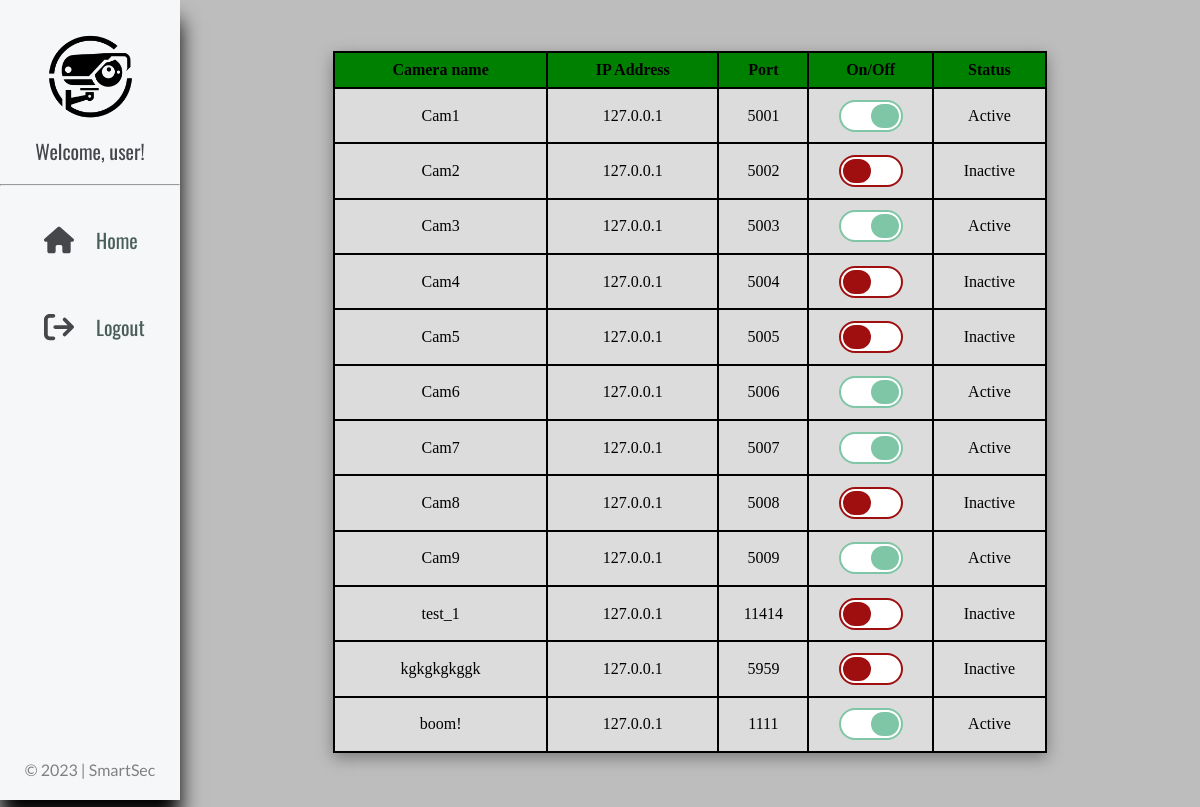
The app's page /detailed_view (signed in), older data.
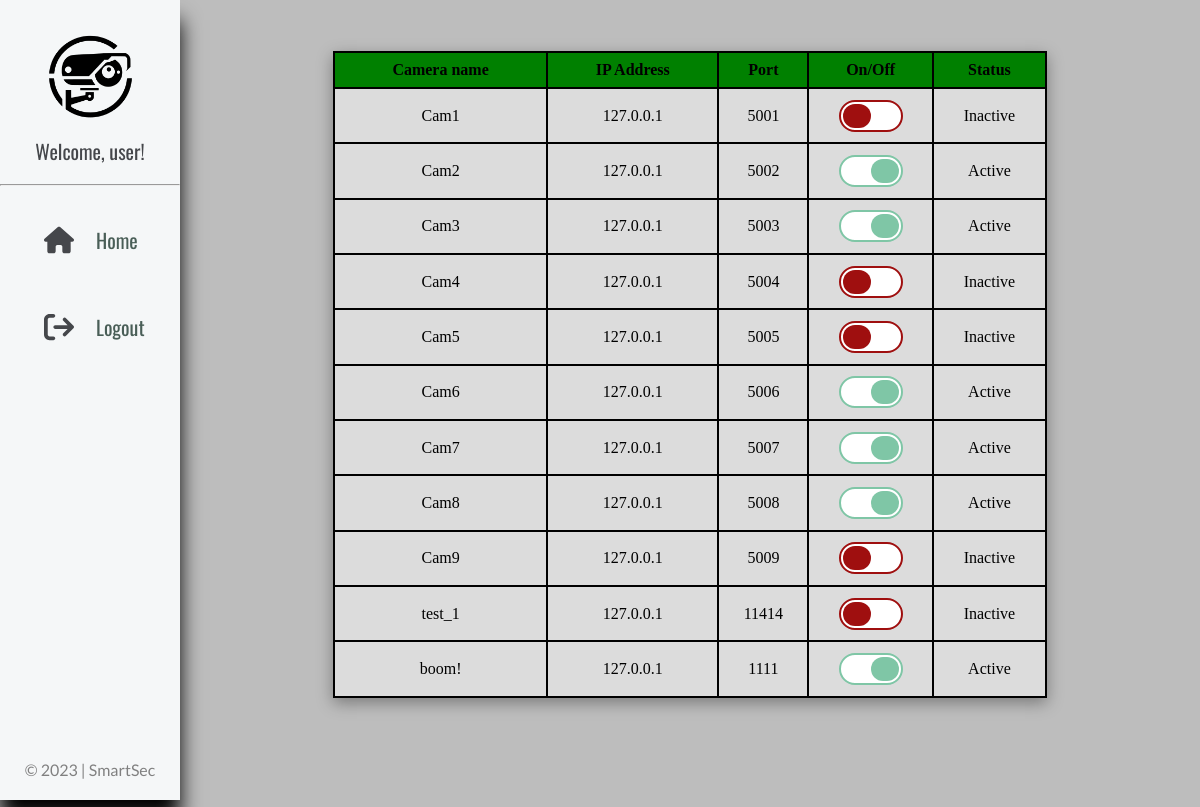
The same page, newer data.
### tables this page shows
CREATE TABLE t_cameras (cname TEXT, port INTEGER, status TEXT, lat FLOAT, lng FLOAT);

### server.py (the view)
@app.route('/detailed_view')
def detailed_view():
    if not session.get('loggedin_as'):
        return redirect('/login')
    cameras = fetch_all_camera_from_db()
    return render_template('detailedView.html',cameras=cameras, user=session.get('loggedin_as'))

### server.py (called while the page is built)
def dict_factory(cursor, row):
    d = {}
    for idx, col in enumerate(cursor.description):
        d[col[0]] = row[idx]
    return d

def fetch_all_camera_from_db():
    new_connect = sqlite3.connect('database.db')
    cursor = new_connect.cursor()
    cursor.row_factory = dict_factory
    cursor.execute('SELECT * FROM t_cameras')
    return cursor.fetchall()

### templates/detailedView.html (shortened to what this page needs)
{% extends 'base.html' %}
{% block body %}
<table class="rwd-table">
    <tr class="table-header">
        <th>Camera name</th>
        <th>IP Address</th>
        <th>Port</th>
        <th>On/Off</th>
        <th>Status</th>
    </tr>
    {% for cam_info in cameras %}
    <tr class="table-entry">
        <td data-th="Camera name">{{cam_info.cname}}</td>
        <td data-th="IP Address">127.0.0.1</td>
        <td data-th="port">{{cam_info.port}}</td>
        <td data-th="On/Off" class="button-values">
            <div class="middle-button">
                <label class="tgl-btn{% if cam_info.status == 'Inactive' %} red{% endif %}" for="cb{{ loop.index }}"></label>
            </div>
        </td>
        <td data-th="Status">{{cam_info.status}}</td>
    </tr>
    {% endfor %}
</table>
{% endblock %}

Row changes from the older to the newer data that the page shows:
removed t_cameras: cname "kgkgkgkggk", port "5959", status "Inactive"
changed t_cameras "Cam1": status "Active" → "Inactive"
changed t_cameras "Cam2": status "Inactive" → "Active"
changed t_cameras "Cam8": status "Inactive" → "Active"
changed t_cameras "Cam9": status "Active" → "Inactive"
